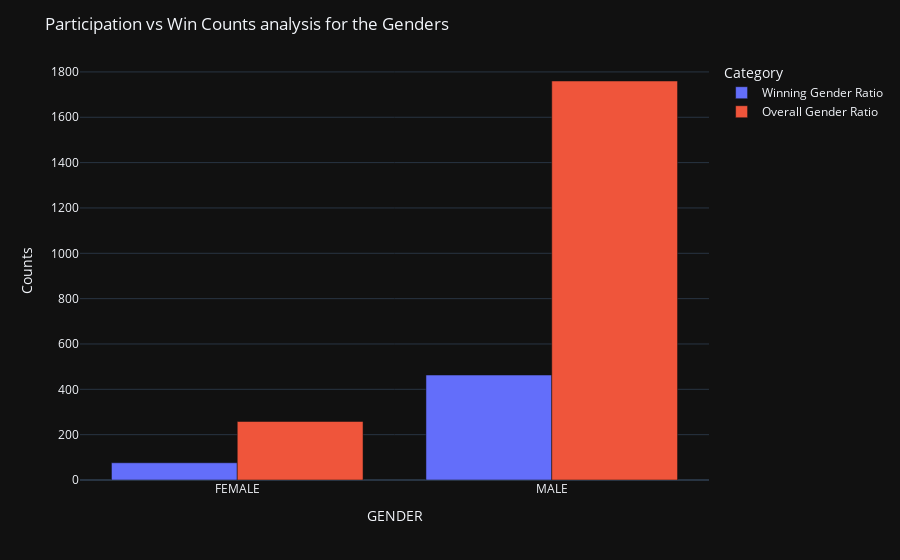

Source (notebook cell):
### Markdown cell above
# What is the Gender Ratio of the Contestants? Also the Gender Ratio of the Winners?

### Code cell
vote_gndr=vote[vote['PARTY']!='NOTA']
gndr_overall=vote_gndr.groupby('GENDER').apply(lambda x:x['NAME'].count()).reset_index(name='Counts')
gndr_overall['Category']='Overall Gender Ratio'
winners=vote_gndr[vote_gndr['WINNER']==1]
gndr_winner=winners.groupby('GENDER').apply(lambda x:x['NAME'].count()).reset_index(name='Counts')
gndr_winner['Category']='Winning Gender Ratio'
gndr_overl_win=pd.concat([gndr_winner,gndr_overall])
fig = px.bar(gndr_overl_win, x='GENDER', y='Counts',
             color='Category', barmode='group')
fig.update_layout(title_text='Participation vs Win Counts analysis for the Genders',template='plotly_dark')
fig.show()

### Figure 1 — Plotly figure (JSON) as saved in the notebook; plotly's stock layout.template omitted (floating-point values rounded to 4 significant figures)
{"data": [{"alignmentgroup": "True", "hovertemplate": "Category=Winning Gender Ratio<br>GENDER=%{x}<br>Counts=%{y}<extra></extra>", "legendgroup": "Winning Gender Ratio", "marker": {"color": "#636efa"}, "name": "Winning Gender Ratio", "offsetgroup": "Winning Gender Ratio", "orientation": "v", "showlegend": true, "textposition": "auto", "type": "bar", "x": ["FEMALE", "MALE"], "xaxis": "x", "y": [76, 463], "yaxis": "y"}, {"alignmentgroup": "True", "hovertemplate": "Category=Overall Gender Ratio<br>GENDER=%{x}<br>Counts=%{y}<extra></extra>", "legendgroup": "Overall Gender Ratio", "marker": {"color": "#EF553B"}, "name": "Overall Gender Ratio", "offsetgroup": "Overall Gender Ratio", "orientation": "v", "showlegend": true, "textposition": "auto", "type": "bar", "x": ["FEMALE", "MALE"], "xaxis": "x", "y": [258, 1760], "yaxis": "y"}], "layout": {"barmode": "group", "legend": {"title": {"text": "Category"}, "tracegroupgap": 0}, "margin": {"t": 60}, "title": {"text": "Participation vs Win Counts analysis for the Genders"}, "xaxis": {"anchor": "y", "domain": [0, 1], "title": {"text": "GENDER"}}, "yaxis": {"anchor": "x", "domain": [0, 1], "title": {"text": "Counts"}}}}
